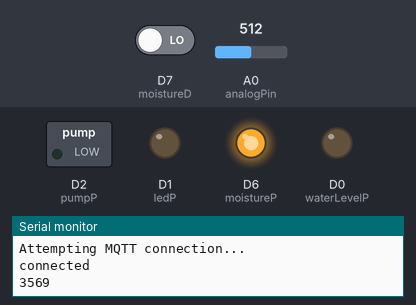
Bench run of a sketch on a simulated ESP8266 (Wemos D1 mini). Parts: switched loads named in the sketch (green lamp = pin HIGH), output pins drawn as LEDs (lit = HIGH), the last lines printed to the serial monitor. The inputs (shaded band) are chosen by the test bench; at power-on: A0 (analogPin) = 512, D7 (moistureD) LOW. WiFi joins after 1.5 s; servers stay silent unless stated; no MQTT or app messages arrive unless stated; not simulated (calls return 0 or success): passwords.h.

Above: at 4.7 s.
4.8 s: A0 (analogPin) set to 560
At 7.0 s:
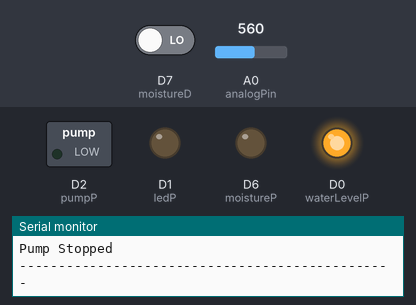
17.7 s: A0 (analogPin) set to 238
21.2 s: A0 (analogPin) set to 210
At 23.0 s:
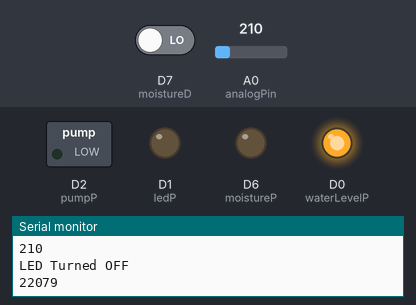
24.7 s: A0 (analogPin) set to 230
At 27.3 s:
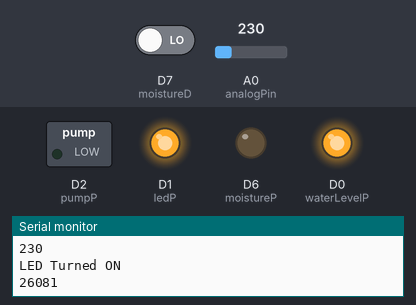
Timing chart, 0 to 28.8 s (numbered marks = the images above; inputs shaded):
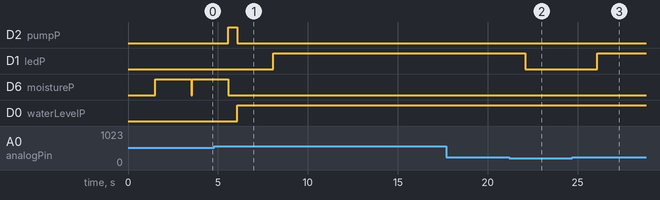

The sketch:

d1mini_automatic_watering.ino
```cpp
#include <ESP8266WiFi.h>
#include <PubSubClient.h>

// Loading Passwords: (place your passwords inside passwords.h file)
#include "passwords.h"
char ssid[] = WIFI_SSID;
char pass[] = WIFI_PASS;

#define MSG_BUFFER_SIZE  (50)
char msg[MSG_BUFFER_SIZE];

const int analogPin = A0; //Analoge pin moisture
const int moistureD = D7;  //Digital pin moisture
const int moistureP = D6;  //Power of Moisture Sensor
const int waterLevelP = D0; // Powere of Water Level Sensor
const int pumpP = D2; // Pump
const int ledP = D1; // LED

// Set const variables
const char broker[] = "mqtt-broker";
const int  port     = 1883; // Change the port accordingly
const char pubtopic[]  = "flowerpot/green/1/status"; // Set topics for publishing mqtt messages
const char subtopic[]  = "flowerpot/green/1/cmd"; // Set topics to subscribe to

// Tunning: ( Change variables according to your usage )
int pumpDelay = 500; // Time to pump water
int waterLevelLowerThreshold = 60; // Threshold to turn on the LED
int waterLevelUpperThreshold = 220; // Threshold to turn on the LED
int moistureThreshod = 550; // will be removed after tuning the moisture digital pin

//Global Vriables
int moistureA_value = 0;
int moistureD_value = 0;
int waterLevel_value = 0;
unsigned long prevMillis = 0; // Last time ran the loop
const long interval = 3600000; // Interval to run the loop

// Saved Stats:
int prev_waterLevel_value = 0;
int prev_moistureA_value = 0;
const int send_values_threshhold = 10; // Set how often send the data using mqtt
bool first_it = true; // First itteration

WiFiClient wifi;
PubSubClient client(wifi);

// Setup WIFI connection:
void setup_wifi() {

  delay(10);
  Serial.println();
  Serial.print("Connecting to ");
  Serial.println(ssid);

  WiFi.mode(WIFI_STA);
  WiFi.begin(ssid, pass);

  Serial.print("Connecting ");
  // Try to reconnect to the wifi:
  while (WiFi.status() != WL_CONNECTED) {
    delay(500);
    Serial.print(". ");
  }
  Serial.println();

  Serial.println("");
  Serial.println("WiFi connected");
  Serial.println("IP address: ");
  Serial.println(WiFi.localIP());
}

// MQTT callback:
void callback(char* topic, byte* payload, unsigned int length) {
  Serial.print("Message arrived [");
  Serial.print(topic);
  Serial.print("] ");
  for (int i = 0; i < length; i++) {
    Serial.print((char)payload[i]);
  }
  Serial.println();

  // Switch on the LED if an 1 was received as first character
  if ((char)payload[0] == '1') {
    digitalWrite(BUILTIN_LED, LOW);   // Turn the LED on (Note: LOW is the voltage level
    // but actually the LED is on; this is because it is active low on the ESP-01)
  } else {
    digitalWrite(BUILTIN_LED, HIGH);  // Turn the LED off by making the voltage HIGH
  }
}

// Reconnect to MQTT:
void reconnect() {
  Serial.println("Attempting MQTT connection...");
  // Create a client ID
  String clientId = "flowerplot1";
  // Attempt to connect
  if (client.connect(clientId.c_str())) {
    Serial.println("connected");
    // Once connected, publish an announcement...
    client.publish(pubtopic, "connected");
    // ... and resubscribe
    client.subscribe(subtopic);
  } else {
    Serial.print("failed, rc=");
    Serial.print(client.state());
    Serial.println(" try again in 5 seconds");
    // Wait 5 seconds before retrying
    delay(5000);
  }
}

// Check the moisture level and water the plants if needed:
void status() {
  //Measure Moisture
  digitalWrite(moistureP, HIGH);
  delay(2000);
  moistureA_value = analogRead(analogPin);
  moistureD_value = digitalRead(moistureD);
  Serial.println("Moisture Sensor Values:");
  Serial.println(moistureA_value);
  Serial.println(moistureD_value);
  if (abs(moistureA_value -  prev_moistureA_value) > send_values_threshhold) {
    snprintf (msg, MSG_BUFFER_SIZE, "Moisture/%ld", moistureA_value);
    client.publish(pubtopic, msg);
    prev_moistureA_value = moistureA_value;
  }
  digitalWrite(moistureP, LOW);

  Serial.print(moistureA_value);
  Serial.print("    ");
  Serial.println(moistureThreshod);
  if (moistureA_value > moistureThreshod){
    // Pump water
    Serial.println("Pump Started");
    client.publish(pubtopic, "Pump/ON");
    digitalWrite(pumpP, HIGH);
    delay(pumpDelay);
    client.publish(pubtopic, "Pump/OFF");
    Serial.println("Pump Stopped");
    digitalWrite(pumpP, LOW);
  }

  Serial.println("------------------------------------------------");
}

// Setup pins, wifi and mqtt:
void setup() {
  Serial.begin(115200);

  pinMode(moistureP, OUTPUT);
  pinMode(waterLevelP, OUTPUT);
  pinMode(pumpP, OUTPUT);
  pinMode(ledP, OUTPUT);
  pinMode(moistureD, INPUT);
  digitalWrite(moistureP, LOW);
  digitalWrite(waterLevelP, LOW);
  digitalWrite(pumpP, LOW);
  digitalWrite(ledP, LOW);

  // attempt to connect to Wifi:
  setup_wifi();

  // Setup mqtt client
  client.setServer(broker, port);
  client.setCallback(callback);

  status();
}

// Main loop:
void loop() {

  // Reconnect if the client is not connected to MQTT:
  while (!client.connected()) {
    reconnect();
  }

  client.loop();

  unsigned long currentMillis = millis();
  Serial.println(currentMillis);
  if ( currentMillis - prevMillis >= interval || first_it){
    if (first_it){
      first_it = false;
    }
    prevMillis = currentMillis;
    status();
  }

  //Measure Water Level
  digitalWrite(waterLevelP, HIGH);
  delay(2000);
  waterLevel_value = analogRead(analogPin);
  if (abs(waterLevel_value - prev_waterLevel_value) > send_values_threshhold){
    snprintf (msg, MSG_BUFFER_SIZE, "Water Level/%ld", waterLevel_value);
    client.publish(pubtopic, msg);
    prev_waterLevel_value = waterLevel_value;
  }
  Serial.println("Water Level Sensor Values:");
  Serial.println(waterLevel_value);
  digitalWrite(waterLevelP, LOW);
  if (waterLevel_value < waterLevelLowerThreshold || waterLevel_value > waterLevelUpperThreshold){
    if ( digitalRead(ledP) == LOW){
      Serial.println("LED Turned ON");
      client.publish(pubtopic, "LED/ON");
      digitalWrite(ledP, HIGH);
    }
  } else if (digitalRead(ledP) == HIGH) {
    Serial.println("LED Turned OFF");
    client.publish(pubtopic, "LED/OFF");
    digitalWrite(ledP, LOW);
  }
}
```

Measured:
- after the input at 4.8 s, D2 (pumpP): LOW → HIGH after 0.77 s, → LOW 0.50 s later; D1 (ledP): LOW → HIGH after 3.3 s instead of 2.8 s; D0 (waterLevelP): LOW → HIGH after 1.3 s instead of 0.77 s
- after the input at 21.2 s, D1 (ledP): HIGH → LOW after 0.88 s
- after the input at 24.7 s, D1 (ledP): LOW → HIGH after 1.4 s
